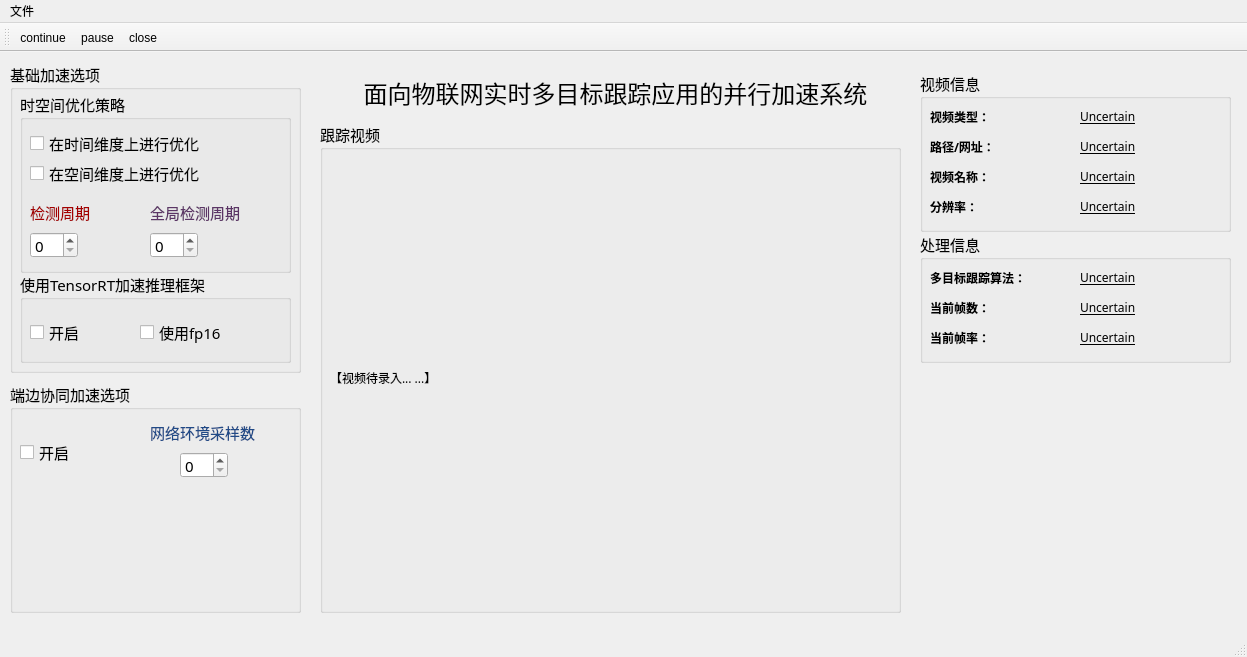
<?xml version="1.0" encoding="UTF-8"?>
<ui version="4.0">
 <class>MainWindow</class>
 <widget class="QMainWindow" name="MainWindow">
  <property name="geometry">
   <rect>
    <x>0</x>
    <y>0</y>
    <width>1247</width>
    <height>657</height>
   </rect>
  </property>
  <property name="windowTitle">
   <string>MainWindow</string>
  </property>
  <widget class="QWidget" name="centralwidget">
   <widget class="QLabel" name="titleLabel">
    <property name="geometry">
     <rect>
      <x>330</x>
      <y>20</y>
      <width>571</width>
      <height>41</height>
     </rect>
    </property>
    <property name="font">
     <font>
      <family>Microsoft YaHei</family>
      <pointsize>18</pointsize>
     </font>
    </property>
    <property name="text">
     <string>面向物联网实时多目标跟踪应用的并行加速系统</string>
    </property>
    <property name="alignment">
     <set>Qt::AlignCenter</set>
    </property>
   </widget>
   <widget class="QGroupBox" name="groupBox">
    <property name="geometry">
     <rect>
      <x>920</x>
      <y>19</y>
      <width>311</width>
      <height>161</height>
     </rect>
    </property>
    <property name="font">
     <font>
      <family>Microsoft YaHei</family>
      <pointsize>11</pointsize>
     </font>
    </property>
    <property name="title">
     <string>视频信息</string>
    </property>
    <widget class="QLabel" name="label">
     <property name="geometry">
      <rect>
       <x>10</x>
       <y>30</y>
       <width>151</width>
       <height>31</height>
      </rect>
     </property>
     <property name="font">
      <font>
       <pointsize>9</pointsize>
       <weight>75</weight>
       <bold>true</bold>
      </font>
     </property>
     <property name="text">
      <string>视频类型：</string>
     </property>
    </widget>
    <widget class="QLabel" name="videotypeLabel">
     <property name="geometry">
      <rect>
       <x>160</x>
       <y>30</y>
       <width>141</width>
       <height>31</height>
      </rect>
     </property>
     <property name="font">
      <font>
       <pointsize>9</pointsize>
       <underline>true</underline>
      </font>
     </property>
     <property name="text">
      <string>Uncertain</string>
     </property>
    </widget>
    <widget class="QLabel" name="locationurlLabel">
     <property name="geometry">
      <rect>
       <x>160</x>
       <y>60</y>
       <width>141</width>
       <height>31</height>
      </rect>
     </property>
     <property name="font">
      <font>
       <pointsize>9</pointsize>
       <underline>true</underline>
      </font>
     </property>
     <property name="text">
      <string>Uncertain</string>
     </property>
    </widget>
    <widget class="QLabel" name="label_2">
     <property name="geometry">
      <rect>
       <x>10</x>
       <y>60</y>
       <width>151</width>
       <height>31</height>
      </rect>
     </property>
     <property name="font">
      <font>
       <pointsize>9</pointsize>
       <weight>75</weight>
       <bold>true</bold>
      </font>
     </property>
     <property name="text">
      <string>路径/网址：</string>
     </property>
    </widget>
    <widget class="QLabel" name="videonameLabel">
     <property name="geometry">
      <rect>
       <x>160</x>
       <y>90</y>
       <width>141</width>
       <height>31</height>
      </rect>
     </property>
     <property name="font">
      <font>
       <pointsize>9</pointsize>
       <underline>true</underline>
      </font>
     </property>
     <property name="text">
      <string>Uncertain</string>
     </property>
    </widget>
    <widget class="QLabel" name="label_3">
     <property name="geometry">
      <rect>
       <x>10</x>
       <y>90</y>
       <width>151</width>
       <height>31</height>
      </rect>
     </property>
     <property name="font">
      <font>
       <pointsize>9</pointsize>
       <weight>75</weight>
       <bold>true</bold>
      </font>
     </property>
     <property name="text">
      <string>视频名称：</string>
     </property>
    </widget>
    <widget class="QLabel" name="resolutionLabel">
     <property name="geometry">
      <rect>
       <x>160</x>
       <y>120</y>
       <width>141</width>
       <height>31</height>
      </rect>
     </property>
     <property name="font">
      <font>
       <pointsize>9</pointsize>
       <underline>true</underline>
      </font>
     </property>
     <property name="text">
      <string>Uncertain</string>
     </property>
    </widget>
    <widget class="QLabel" name="label_4">
     <property name="geometry">
      <rect>
       <x>10</x>
       <y>120</y>
       <width>141</width>
       <height>31</height>
      </rect>
     </property>
     <property name="font">
      <font>
       <pointsize>9</pointsize>
       <weight>75</weight>
       <bold>true</bold>
      </font>
     </property>
     <property name="text">
      <string>分辨率：</string>
     </property>
    </widget>
   </widget>
   <widget class="QGroupBox" name="groupBox_2">
    <property name="geometry">
     <rect>
      <x>920</x>
      <y>180</y>
      <width>311</width>
      <height>131</height>
     </rect>
    </property>
    <property name="font">
     <font>
      <family>Microsoft YaHei</family>
      <pointsize>11</pointsize>
     </font>
    </property>
    <property name="title">
     <string>处理信息</string>
    </property>
    <widget class="QLabel" name="trackingmethodLabel">
     <property name="geometry">
      <rect>
       <x>160</x>
       <y>30</y>
       <width>141</width>
       <height>31</height>
      </rect>
     </property>
     <property name="font">
      <font>
       <pointsize>9</pointsize>
       <underline>true</underline>
      </font>
     </property>
     <property name="text">
      <string>Uncertain</string>
     </property>
    </widget>
    <widget class="QLabel" name="label_5">
     <property name="geometry">
      <rect>
       <x>10</x>
       <y>30</y>
       <width>151</width>
       <height>31</height>
      </rect>
     </property>
     <property name="font">
      <font>
       <pointsize>9</pointsize>
       <weight>75</weight>
       <bold>true</bold>
      </font>
     </property>
     <property name="text">
      <string>多目标跟踪算法：</string>
     </property>
    </widget>
    <widget class="QLabel" name="label_6">
     <property name="geometry">
      <rect>
       <x>10</x>
       <y>90</y>
       <width>151</width>
       <height>31</height>
      </rect>
     </property>
     <property name="font">
      <font>
       <pointsize>9</pointsize>
       <weight>75</weight>
       <bold>true</bold>
      </font>
     </property>
     <property name="text">
      <string>当前帧率：</string>
     </property>
    </widget>
    <widget class="QLabel" name="fpsLabel">
     <property name="geometry">
      <rect>
       <x>160</x>
       <y>90</y>
       <width>141</width>
       <height>31</height>
      </rect>
     </property>
     <property name="font">
      <font>
       <pointsize>9</pointsize>
       <underline>true</underline>
      </font>
     </property>
     <property name="text">
      <string>Uncertain</string>
     </property>
    </widget>
    <widget class="QLabel" name="framenumberLabel">
     <property name="geometry">
      <rect>
       <x>160</x>
       <y>60</y>
       <width>141</width>
       <height>31</height>
      </rect>
     </property>
     <property name="font">
      <font>
       <pointsize>9</pointsize>
       <underline>true</underline>
      </font>
     </property>
     <property name="text">
      <string>Uncertain</string>
     </property>
    </widget>
    <widget class="QLabel" name="label_7">
     <property name="geometry">
      <rect>
       <x>10</x>
       <y>60</y>
       <width>151</width>
       <height>31</height>
      </rect>
     </property>
     <property name="font">
      <font>
       <pointsize>9</pointsize>
       <weight>75</weight>
       <bold>true</bold>
      </font>
     </property>
     <property name="text">
      <string>当前帧数：</string>
     </property>
    </widget>
   </widget>
   <widget class="QGroupBox" name="groupBox_3">
    <property name="geometry">
     <rect>
      <x>10</x>
      <y>330</y>
      <width>291</width>
      <height>231</height>
     </rect>
    </property>
    <property name="font">
     <font>
      <family>Microsoft YaHei</family>
      <pointsize>11</pointsize>
     </font>
    </property>
    <property name="title">
     <string>端边协同加速选项</string>
    </property>
    <widget class="QCheckBox" name="enableedgeChb">
     <property name="geometry">
      <rect>
       <x>10</x>
       <y>50</y>
       <width>92</width>
       <height>41</height>
      </rect>
     </property>
     <property name="text">
      <string>开启</string>
     </property>
    </widget>
    <widget class="QLabel" name="label_10">
     <property name="geometry">
      <rect>
       <x>140</x>
       <y>40</y>
       <width>111</width>
       <height>21</height>
      </rect>
     </property>
     <property name="styleSheet">
      <string notr="true">color: rgb(32, 74, 135);
</string>
     </property>
     <property name="text">
      <string>网络环境采样数</string>
     </property>
    </widget>
    <widget class="QSpinBox" name="KSpb">
     <property name="geometry">
      <rect>
       <x>170</x>
       <y>70</y>
       <width>48</width>
       <height>26</height>
      </rect>
     </property>
    </widget>
   </widget>
   <widget class="QGroupBox" name="groupBox_4">
    <property name="geometry">
     <rect>
      <x>10</x>
      <y>10</y>
      <width>291</width>
      <height>311</height>
     </rect>
    </property>
    <property name="font">
     <font>
      <family>Microsoft YaHei</family>
      <pointsize>11</pointsize>
     </font>
    </property>
    <property name="title">
     <string>基础加速选项</string>
    </property>
    <widget class="QGroupBox" name="groupBox_6">
     <property name="geometry">
      <rect>
       <x>10</x>
       <y>30</y>
       <width>271</width>
       <height>181</height>
      </rect>
     </property>
     <property name="title">
      <string>时空间优化策略</string>
     </property>
     <widget class="QCheckBox" name="timetrickChb">
      <property name="geometry">
       <rect>
        <x>10</x>
        <y>40</y>
        <width>201</width>
        <height>23</height>
       </rect>
      </property>
      <property name="text">
       <string>在时间维度上进行优化</string>
      </property>
     </widget>
     <widget class="QCheckBox" name="spacetrickChb">
      <property name="geometry">
       <rect>
        <x>10</x>
        <y>70</y>
        <width>201</width>
        <height>23</height>
       </rect>
      </property>
      <property name="text">
       <string>在空间维度上进行优化</string>
      </property>
     </widget>
     <widget class="QSpinBox" name="detcycleSpb">
      <property name="geometry">
       <rect>
        <x>10</x>
        <y>140</y>
        <width>48</width>
        <height>26</height>
       </rect>
      </property>
     </widget>
     <widget class="QSpinBox" name="globaldetcycleSpb">
      <property name="geometry">
       <rect>
        <x>130</x>
        <y>140</y>
        <width>48</width>
        <height>26</height>
       </rect>
      </property>
     </widget>
     <widget class="QLabel" name="label_8">
      <property name="geometry">
       <rect>
        <x>10</x>
        <y>110</y>
        <width>67</width>
        <height>21</height>
       </rect>
      </property>
      <property name="styleSheet">
       <string notr="true">color: rgb(164, 0, 0);
</string>
      </property>
      <property name="text">
       <string>检测周期</string>
      </property>
     </widget>
     <widget class="QLabel" name="label_9">
      <property name="geometry">
       <rect>
        <x>130</x>
        <y>110</y>
        <width>111</width>
        <height>21</height>
       </rect>
      </property>
      <property name="styleSheet">
       <string notr="true">color: rgb(92, 53, 102);

</string>
      </property>
      <property name="text">
       <string>全局检测周期</string>
      </property>
     </widget>
    </widget>
    <widget class="QGroupBox" name="groupBox_7">
     <property name="geometry">
      <rect>
       <x>10</x>
       <y>210</y>
       <width>271</width>
       <height>91</height>
      </rect>
     </property>
     <property name="title">
      <string>使用TensorRT加速推理框架</string>
     </property>
     <widget class="QCheckBox" name="enabletrtChb">
      <property name="geometry">
       <rect>
        <x>10</x>
        <y>40</y>
        <width>92</width>
        <height>41</height>
       </rect>
      </property>
      <property name="text">
       <string>开启</string>
      </property>
     </widget>
     <widget class="QCheckBox" name="enablefp16Chb">
      <property name="geometry">
       <rect>
        <x>120</x>
        <y>40</y>
        <width>92</width>
        <height>41</height>
       </rect>
      </property>
      <property name="text">
       <string>使用fp16</string>
      </property>
     </widget>
    </widget>
   </widget>
   <widget class="QGroupBox" name="groupBox_5">
    <property name="geometry">
     <rect>
      <x>320</x>
      <y>70</y>
      <width>581</width>
      <height>491</height>
     </rect>
    </property>
    <property name="font">
     <font>
      <family>Microsoft YaHei</family>
      <pointsize>11</pointsize>
     </font>
    </property>
    <property name="title">
     <string>跟踪视频</string>
    </property>
    <widget class="QLabel" name="videoLabel">
     <property name="geometry">
      <rect>
       <x>10</x>
       <y>40</y>
       <width>561</width>
       <height>431</height>
      </rect>
     </property>
     <property name="font">
      <font>
       <pointsize>9</pointsize>
      </font>
     </property>
     <property name="text">
      <string>【视频待录入... ...】</string>
     </property>
    </widget>
   </widget>
  </widget>
  <widget class="QMenuBar" name="menubar">
   <property name="geometry">
    <rect>
     <x>0</x>
     <y>0</y>
     <width>1247</width>
     <height>28</height>
    </rect>
   </property>
   <widget class="QMenu" name="menuFile">
    <property name="title">
     <string>文件</string>
    </property>
    <addaction name="separator"/>
    <addaction name="actionOpen"/>
   </widget>
   <addaction name="menuFile"/>
  </widget>
  <widget class="QStatusBar" name="statusbar"/>
  <widget class="QToolBar" name="toolBar">
   <property name="windowTitle">
    <string>toolBar</string>
   </property>
   <attribute name="toolBarArea">
    <enum>TopToolBarArea</enum>
   </attribute>
   <attribute name="toolBarBreak">
    <bool>false</bool>
   </attribute>
   <addaction name="actionContinue"/>
   <addaction name="actionPause"/>
   <addaction name="actionClose"/>
  </widget>
  <action name="actionOpen">
   <property name="text">
    <string>打开..</string>
   </property>
  </action>
  <action name="actionPause">
   <property name="icon">
    <iconset>
     <normaloff>../pause.png</normaloff>../pause.png</iconset>
   </property>
   <property name="text">
    <string>pause</string>
   </property>
  </action>
  <action name="actionContinue">
   <property name="icon">
    <iconset>
     <normaloff>../continue.png</normaloff>../continue.png</iconset>
   </property>
   <property name="text">
    <string>continue</string>
   </property>
  </action>
  <action name="actionClose">
   <property name="icon">
    <iconset>
     <normaloff>../close.png</normaloff>../close.png</iconset>
   </property>
   <property name="text">
    <string>close</string>
   </property>
  </action>
 </widget>
 <resources/>
 <connections/>
</ui>
